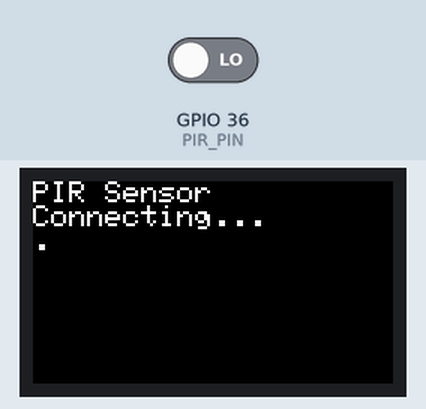
Simulated run of this sketch. Board: ESP32. Parts: 240×135 colour display. Inputs (shaded band) come from the test bench; at power-on: GPIO 36 (PIR_PIN) LOW. WiFi joins after 1.5 s; servers stay silent unless stated; what the sketch prints to the serial monitor is not drawn.

Above: at 0.7 s.
At 2.9 s:
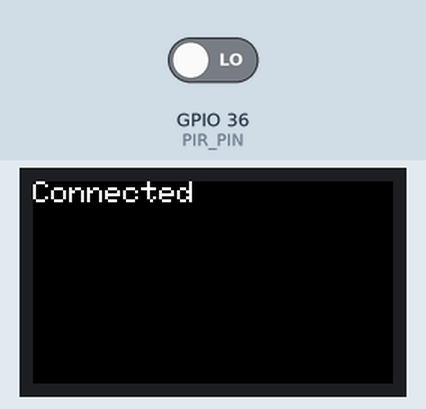
3.0 s: GPIO 36 (PIR_PIN) driven HIGH
At 3.7 s:
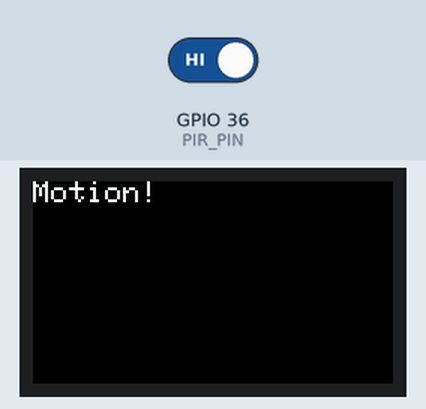
Timing chart, 0 to 6.0 s (numbered marks = the images above; inputs shaded):
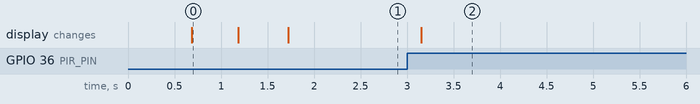

Measured:
- after the input at 3.0 s, the display: changes after 0.15 s (image 2)

The sketch:

Pir_Hat2.ino
```cpp
#include <M5StickCPlus2.h>
#include <WiFi.h>
#include <HTTPClient.h>

// Wi-Fi設定
const char* ssid = "********";
const char* password = "********";

// 統括M5のIP
String serverIP = "********";

// PIRセンサピン
#define PIR_PIN 36

bool lastState = false;

void sendMotion() {
    if (WiFi.status() == WL_CONNECTED) {
        HTTPClient http;

        String url = "http://" + serverIP + "/motion";
        http.begin(url);

        int httpCode = http.GET();
        Serial.println("Sent motion: " + String(httpCode));

        http.end();
    }
}

void setup() {
    M5.begin();
    Serial.begin(115200);

    pinMode(PIR_PIN, INPUT);

    M5.Lcd.setRotation(1);
    M5.Lcd.fillScreen(BLACK);
    M5.Lcd.setTextColor(WHITE);
    M5.Lcd.setTextSize(2);
    M5.Lcd.println("PIR Sensor");

    // Wi-Fi接続
    WiFi.begin(ssid, password);
    M5.Lcd.println("Connecting...");
    while (WiFi.status() != WL_CONNECTED) {
        delay(500);
        M5.Lcd.print(".");
    }

    M5.Lcd.fillScreen(BLACK);
    M5.Lcd.setCursor(0, 0);
    M5.Lcd.println("Connected");
}

void loop() {
    bool motion = digitalRead(PIR_PIN);

    // 動作検知時のみ送信
    if (motion && !lastState) {
        Serial.println("Motion detected");

        M5.Lcd.fillScreen(BLACK);
        M5.Lcd.setCursor(0, 0);
        M5.Lcd.println("Motion!");

        sendMotion();
    }

    lastState = motion;
    delay(200);
}
```
